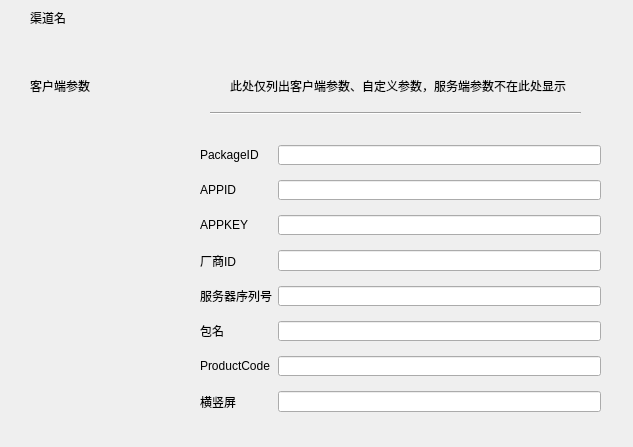
<?xml version="1.0" encoding="UTF-8"?>
<ui version="4.0">
 <class>Form</class>
 <widget class="QWidget" name="Form">
  <property name="geometry">
   <rect>
    <x>0</x>
    <y>0</y>
    <width>633</width>
    <height>447</height>
   </rect>
  </property>
  <property name="windowTitle">
   <string>Form</string>
  </property>
  <widget class="QWidget" name="">
   <property name="geometry">
    <rect>
     <x>0</x>
     <y>0</y>
     <width>630</width>
     <height>445</height>
    </rect>
   </property>
   <layout class="QVBoxLayout" name="verticalLayout">
    <item>
     <widget class="QWidget" name="widget" native="true">
      <property name="minimumSize">
       <size>
        <width>620</width>
        <height>35</height>
       </size>
      </property>
      <widget class="QLabel" name="label_3">
       <property name="geometry">
        <rect>
         <x>30</x>
         <y>10</y>
         <width>54</width>
         <height>16</height>
        </rect>
       </property>
       <property name="text">
        <string>渠道名</string>
       </property>
      </widget>
      <widget class="QLabel" name="label_4">
       <property name="geometry">
        <rect>
         <x>590</x>
         <y>10</y>
         <width>21</width>
         <height>16</height>
        </rect>
       </property>
       <property name="text">
        <string/>
       </property>
       <property name="pixmap">
        <pixmap resource="C:/Users/chuyong/Desktop/img/channel_conf.qrc">:/img/exit2.png</pixmap>
       </property>
      </widget>
     </widget>
    </item>
    <item>
     <layout class="QHBoxLayout" name="horizontalLayout">
      <item>
       <widget class="QWidget" name="widget_2" native="true">
        <property name="minimumSize">
         <size>
          <width>150</width>
          <height>400</height>
         </size>
        </property>
        <widget class="QLabel" name="label">
         <property name="geometry">
          <rect>
           <x>30</x>
           <y>30</y>
           <width>71</width>
           <height>21</height>
          </rect>
         </property>
         <property name="text">
          <string>客户端参数</string>
         </property>
        </widget>
       </widget>
      </item>
      <item>
       <widget class="QWidget" name="widget_3" native="true">
        <property name="minimumSize">
         <size>
          <width>470</width>
          <height>400</height>
         </size>
        </property>
        <widget class="QWidget" name="formLayoutWidget">
         <property name="geometry">
          <rect>
           <x>40</x>
           <y>100</y>
           <width>401</width>
           <height>267</height>
          </rect>
         </property>
         <layout class="QFormLayout" name="formLayout">
          <property name="verticalSpacing">
           <number>15</number>
          </property>
          <item row="0" column="0">
           <widget class="QLabel" name="packageIDLabel">
            <property name="text">
             <string>PackageID</string>
            </property>
           </widget>
          </item>
          <item row="0" column="1">
           <widget class="QLineEdit" name="packageIDLineEdit"/>
          </item>
          <item row="1" column="0">
           <widget class="QLabel" name="aPPIDLabel">
            <property name="text">
             <string>APPID</string>
            </property>
           </widget>
          </item>
          <item row="1" column="1">
           <widget class="QLineEdit" name="aPPIDLineEdit"/>
          </item>
          <item row="2" column="0">
           <widget class="QLabel" name="aPPKEYLabel">
            <property name="text">
             <string>APPKEY</string>
            </property>
           </widget>
          </item>
          <item row="2" column="1">
           <widget class="QLineEdit" name="aPPKEYLineEdit"/>
          </item>
          <item row="3" column="0">
           <widget class="QLabel" name="iDLabel">
            <property name="text">
             <string>厂商ID</string>
            </property>
           </widget>
          </item>
          <item row="3" column="1">
           <widget class="QLineEdit" name="iDLineEdit"/>
          </item>
          <item row="4" column="0">
           <widget class="QLabel" name="Label">
            <property name="text">
             <string>服务器序列号</string>
            </property>
           </widget>
          </item>
          <item row="4" column="1">
           <widget class="QLineEdit" name="LineEdit"/>
          </item>
          <item row="5" column="0">
           <widget class="QLabel" name="Label_2">
            <property name="text">
             <string>包名</string>
            </property>
           </widget>
          </item>
          <item row="5" column="1">
           <widget class="QLineEdit" name="LineEdit_2"/>
          </item>
          <item row="6" column="0">
           <widget class="QLabel" name="productCodeLabel">
            <property name="text">
             <string>ProductCode</string>
            </property>
           </widget>
          </item>
          <item row="6" column="1">
           <widget class="QLineEdit" name="productCodeLineEdit"/>
          </item>
          <item row="7" column="0">
           <widget class="QLabel" name="Label_3">
            <property name="text">
             <string>横竖屏</string>
            </property>
           </widget>
          </item>
          <item row="7" column="1">
           <widget class="QLineEdit" name="LineEdit_3"/>
          </item>
         </layout>
        </widget>
        <widget class="Line" name="line">
         <property name="geometry">
          <rect>
           <x>50</x>
           <y>60</y>
           <width>371</width>
           <height>16</height>
          </rect>
         </property>
         <property name="orientation">
          <enum>Qt::Horizontal</enum>
         </property>
        </widget>
        <widget class="QLabel" name="label_2">
         <property name="geometry">
          <rect>
           <x>70</x>
           <y>30</y>
           <width>351</width>
           <height>21</height>
          </rect>
         </property>
         <property name="text">
          <string>此处仅列出客户端参数、自定义参数，服务端参数不在此处显示</string>
         </property>
        </widget>
       </widget>
      </item>
     </layout>
    </item>
   </layout>
  </widget>
 </widget>
 <resources>
  <include location="C:/Users/chuyong/Desktop/img/channel_conf.qrc"/>
 </resources>
 <connections/>
</ui>
